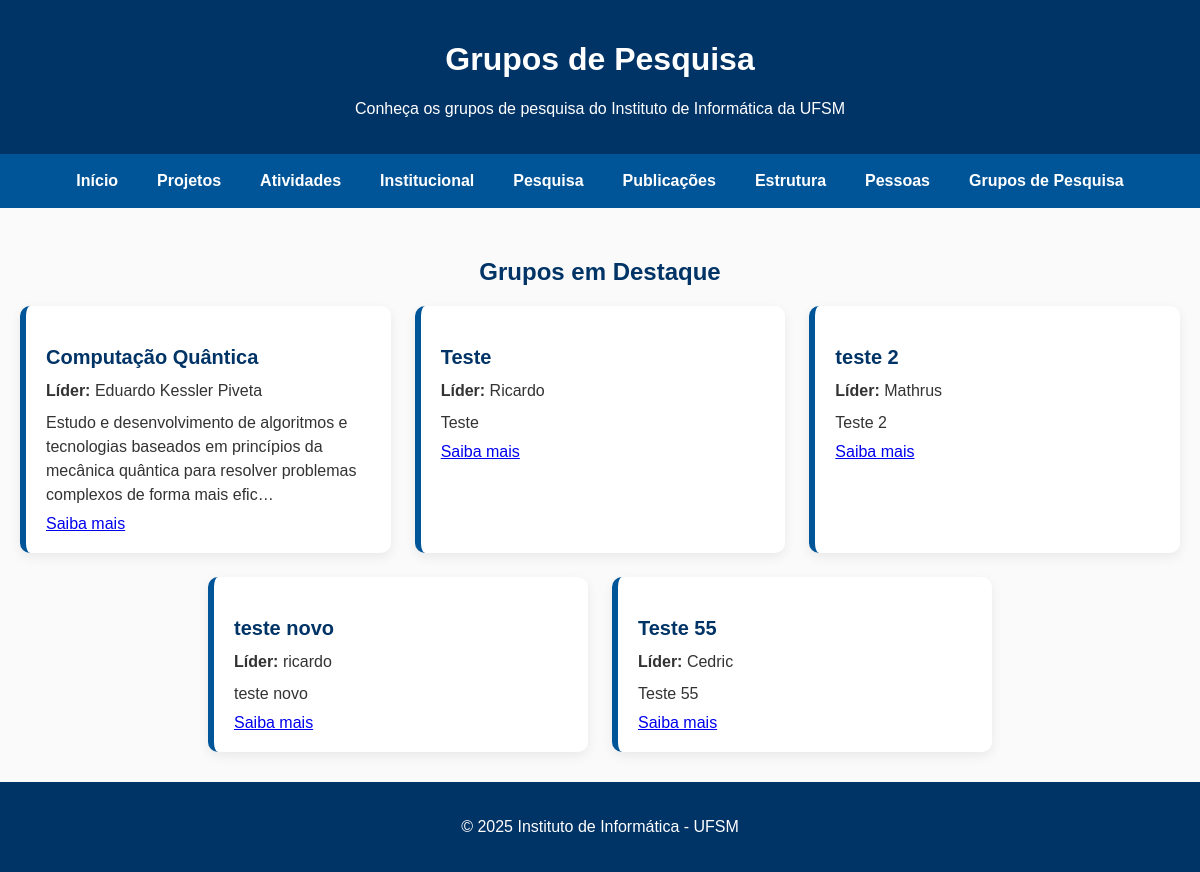
Screenshot of /pesquisa/ with the database file from the repository.
### cursos/models.py (models this page shows, shortened)
class GrupoPesquisa(models.Model):
    nome = models.CharField(max_length=200)
    lider = models.CharField(max_length=200)
    descricao = models.TextField(blank=True, null=True)
    area = models.CharField(max_length=100, blank=True, null=True)
    site = models.URLField(blank=True, null=True)
    slug = models.SlugField(unique=True, blank=True)

### cursos/views.py (the view)
# urls.py: path('pesquisa/', views.pesquisa, name='pesquisa'),
def pesquisa(request):
    grupos = GrupoPesquisa.objects.all()
    return render(request, 'cursos/pesquisa.html', {'grupos': grupos})

### cursos/templates/cursos/pesquisa.html (shortened to what this page needs)
{% load static %}
<!DOCTYPE html>
<html lang="pt-br">
<head>
    <link
      rel="stylesheet"
      href="https://cdnjs.cloudflare.com/ajax/libs/font-awesome/6.5.0/css/all.min.css"
    />
</head>
<body>
    <header>
        <h1>Grupos de Pesquisa</h1>
        <p>Conheça os grupos de pesquisa do Instituto de Informática da UFSM</p>
    </header>
    <nav>
        <a href="/">Início</a>
        <a href="/projetos/">Projetos</a>
        <a href="/atividades/">Atividades</a>
        <a href="/institucional/">Institucional</a>
        <a href="/pesquisa/">Pesquisa</a>
        <a href="/publicacoes/">Publicações</a>
        <a href="/estrutura/">Estrutura</a>
        <a href="/pessoas/">Pessoas</a>
        <a href="/grupos/">Grupos de Pesquisa</a>
    </nav>
<section>
    <h2>Grupos em Destaque</h2>
    <div class="cards-container">
        {% for grupo in grupos %}
            <div class="atividade-card">
                <h3>{{ grupo.nome }}</h3>
                <p><strong>Líder:</strong> {{ grupo.lider }}</p>
                <p>{{ grupo.descricao|truncatechars:150 }}</p>
                {% if grupo.slug %}
                    <a href="{% url 'grupo_detalhe' grupo.slug %}">Saiba mais</a>
                {% endif %}
            </div>
        {% endfor %}
    </div>
</section>
    <footer>
        <p>© 2025 Instituto de Informática - UFSM</p>
    </footer>
</body>
</html>

### cursos/templates/cursos/pesquisa.html (style rules this page uses)
:root { --azul-escuro: #003366; --azul-medio: #005599; --cinza-claro: #f2f2f2; --texto: #333; }
* { box-sizing: border-box; }
body { font-family: Arial, sans-serif; margin: 0; padding: 0; background-color: #fafafa; color: var(--texto); }
header, footer { background-color: var(--azul-escuro); color: white; padding: 20px; text-align: center; }
nav { background-color: var(--azul-medio); text-align: center; padding: 12px; display: flex; flex-wrap: wrap; justify-content: center; gap: 15px; }
nav a { color: white; text-decoration: none; font-weight: bold; padding: 6px 12px; transition: background-color 0.3s; }
section { padding: 30px 20px; max-width: 1200px; margin: 0 auto; }
h2 { text-align: center; margin-bottom: 20px; color: var(--azul-escuro); }
.cards-container { display: flex; flex-wrap: wrap; justify-content: center; gap: 24px; }
.atividade-card { background-color: white; border-left: 6px solid var(--azul-medio); border-radius: 10px; padding: 20px; max-width: 380px; flex: 1 1 280px; box-shadow: 0 4px 12px rgba(0,0,0,0.07); transition: transform 0.3s ease; cursor: pointer; }
.atividade-card h3 { font-size: 20px; margin-bottom: 10px; color: var(--azul-escuro); display: flex; align-items: center; gap: 10px; }
.atividade-card p { margin: 8px 0; line-height: 1.5; }

### rows the page displays
GrupoPesquisa: nome "Computação Quântica", lider "Eduardo Kessler Piveta", descricao "Estudo e desenvolvimento de algoritmos e tecnologias baseados em princípios da mecânica quântica para resolver problemas complexos de forma mais efic…", shows "Saiba mais"
GrupoPesquisa: nome "Teste", lider "Ricardo", descricao "Teste", slug "Saiba mais"
GrupoPesquisa: nome "teste 2", lider "Mathrus", descricao "Teste 2", slug "Saiba mais"
GrupoPesquisa: nome "teste novo", lider "ricardo", descricao "teste novo", slug "Saiba mais"
GrupoPesquisa: nome "Teste 55", lider "Cedric", descricao "Teste 55", slug "Saiba mais"
